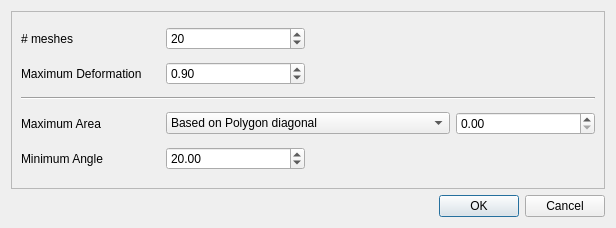
<?xml version="1.0" encoding="UTF-8"?>
<ui version="4.0">
 <class>ParametricDatasetSettingsDialog</class>
 <widget class="QDialog" name="ParametricDatasetSettingsDialog">
  <property name="geometry">
   <rect>
    <x>0</x>
    <y>0</y>
    <width>616</width>
    <height>228</height>
   </rect>
  </property>
  <property name="windowTitle">
   <string>Dataset Generation Settings</string>
  </property>
  <layout class="QGridLayout" name="gridLayout">
   <item row="1" column="0">
    <widget class="QDialogButtonBox" name="buttonBox">
     <property name="focusPolicy">
      <enum>Qt::FocusPolicy::NoFocus</enum>
     </property>
     <property name="contextMenuPolicy">
      <enum>Qt::ContextMenuPolicy::DefaultContextMenu</enum>
     </property>
     <property name="orientation">
      <enum>Qt::Orientation::Horizontal</enum>
     </property>
     <property name="standardButtons">
      <set>QDialogButtonBox::StandardButton::Cancel|QDialogButtonBox::StandardButton::Ok</set>
     </property>
     <property name="centerButtons">
      <bool>false</bool>
     </property>
    </widget>
   </item>
   <item row="0" column="0">
    <widget class="QFrame" name="frame">
     <property name="frameShape">
      <enum>QFrame::Shape::StyledPanel</enum>
     </property>
     <property name="frameShadow">
      <enum>QFrame::Shadow::Raised</enum>
     </property>
     <layout class="QGridLayout" name="gridLayout_2">
      <item row="4" column="1" colspan="2">
       <widget class="QComboBox" name="max_area_type">
        <property name="currentIndex">
         <number>2</number>
        </property>
        <item>
         <property name="text">
          <string>Undefined</string>
         </property>
        </item>
        <item>
         <property name="text">
          <string>Based on Polygon min edge</string>
         </property>
        </item>
        <item>
         <property name="text">
          <string>Based on Polygon diagonal</string>
         </property>
        </item>
        <item>
         <property name="text">
          <string>Constant defined by user</string>
         </property>
        </item>
       </widget>
      </item>
      <item row="0" column="1">
       <widget class="QSpinBox" name="n_meshes">
        <property name="minimum">
         <number>1</number>
        </property>
        <property name="value">
         <number>20</number>
        </property>
       </widget>
      </item>
      <item row="5" column="0">
       <widget class="QLabel" name="label_3">
        <property name="text">
         <string>Minimum Angle</string>
        </property>
       </widget>
      </item>
      <item row="5" column="1">
       <widget class="QDoubleSpinBox" name="min_angle_dsb">
        <property name="maximum">
         <double>360.000000000000000</double>
        </property>
        <property name="value">
         <double>20.000000000000000</double>
        </property>
       </widget>
      </item>
      <item row="4" column="3">
       <widget class="QDoubleSpinBox" name="max_area_value">
        <property name="enabled">
         <bool>true</bool>
        </property>
       </widget>
      </item>
      <item row="4" column="0">
       <widget class="QLabel" name="label">
        <property name="text">
         <string>Maximum Area</string>
        </property>
       </widget>
      </item>
      <item row="0" column="0">
       <widget class="QLabel" name="n_meshes_label">
        <property name="text">
         <string># meshes</string>
        </property>
       </widget>
      </item>
      <item row="1" column="0">
       <widget class="QLabel" name="max_deform_label">
        <property name="enabled">
         <bool>true</bool>
        </property>
        <property name="text">
         <string>Maximum Deformation</string>
        </property>
       </widget>
      </item>
      <item row="1" column="1">
       <widget class="QDoubleSpinBox" name="max_deformation_value">
        <property name="enabled">
         <bool>true</bool>
        </property>
        <property name="maximum">
         <double>1.000000000000000</double>
        </property>
        <property name="singleStep">
         <double>0.100000000000000</double>
        </property>
        <property name="value">
         <double>0.900000000000000</double>
        </property>
       </widget>
      </item>
      <item row="2" column="0" colspan="4">
       <widget class="Line" name="line">
        <property name="orientation">
         <enum>Qt::Orientation::Horizontal</enum>
        </property>
       </widget>
      </item>
     </layout>
    </widget>
   </item>
  </layout>
 </widget>
 <resources/>
 <connections>
  <connection>
   <sender>buttonBox</sender>
   <signal>accepted()</signal>
   <receiver>ParametricDatasetSettingsDialog</receiver>
   <slot>accept()</slot>
   <hints>
    <hint type="sourcelabel">
     <x>248</x>
     <y>254</y>
    </hint>
    <hint type="destinationlabel">
     <x>157</x>
     <y>274</y>
    </hint>
   </hints>
  </connection>
  <connection>
   <sender>buttonBox</sender>
   <signal>rejected()</signal>
   <receiver>ParametricDatasetSettingsDialog</receiver>
   <slot>reject()</slot>
   <hints>
    <hint type="sourcelabel">
     <x>316</x>
     <y>260</y>
    </hint>
    <hint type="destinationlabel">
     <x>286</x>
     <y>274</y>
    </hint>
   </hints>
  </connection>
 </connections>
</ui>
